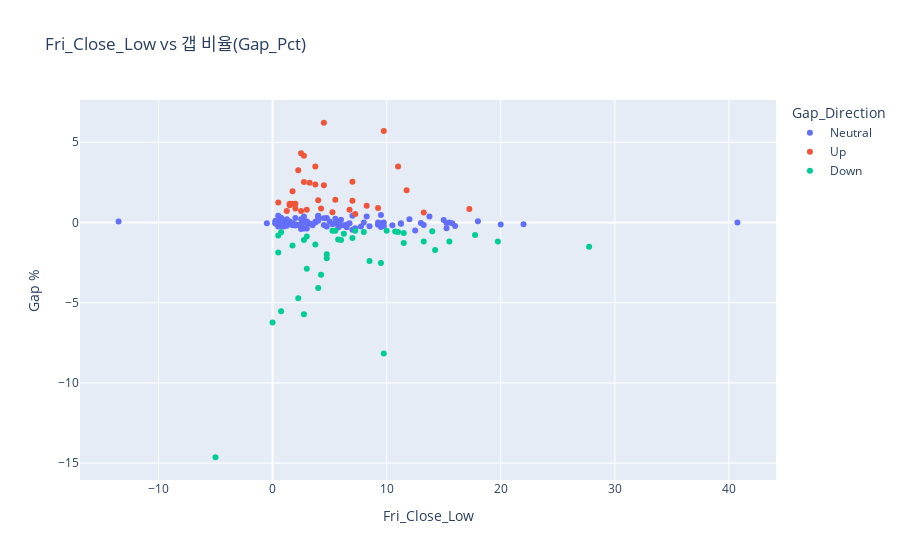
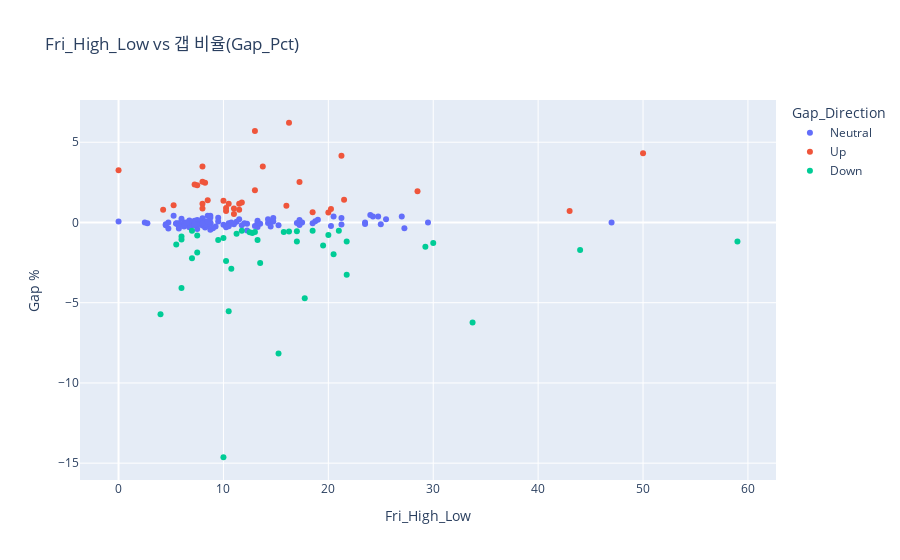
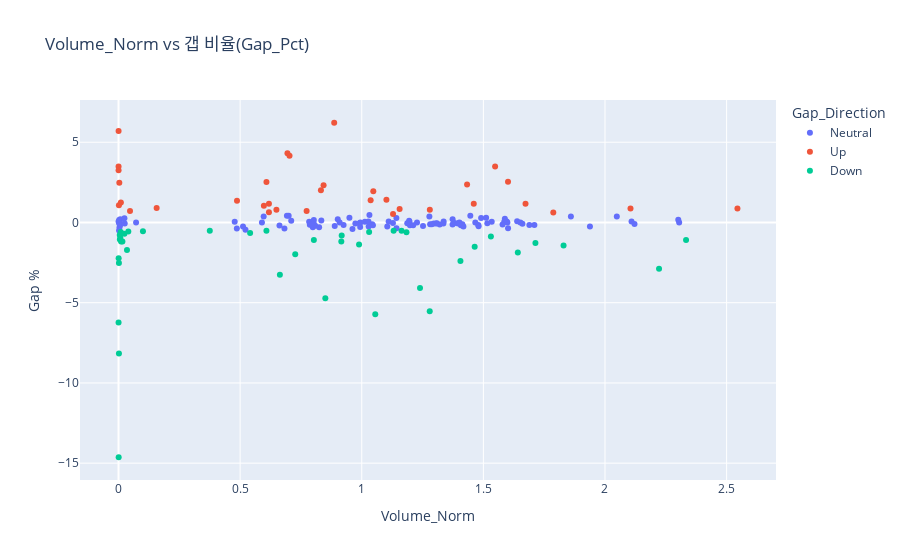
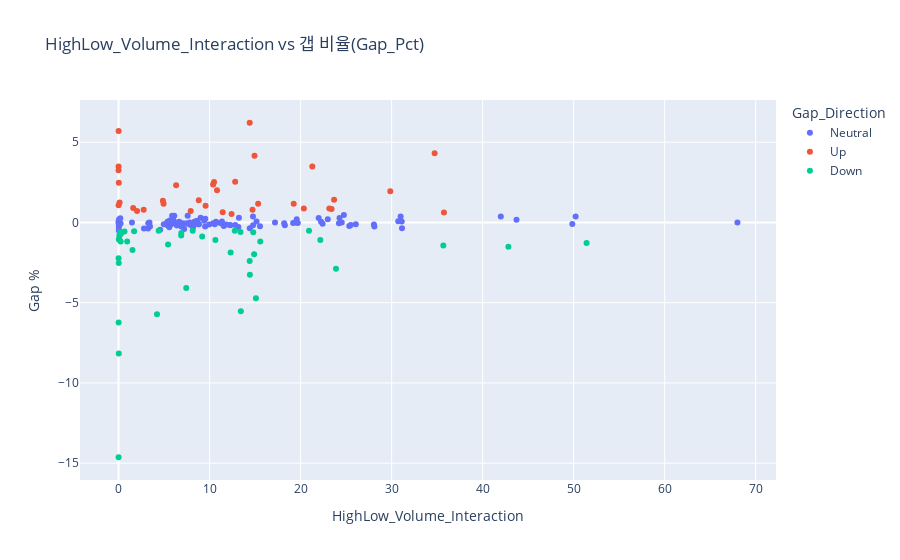

Source (notebook cell) for these figures, in order:
### Markdown cell above
## 3. 금요일와 관계 분석

### Code cell
import pandas as pd
import matplotlib.pyplot as plt
import seaborn as sns
import plotly.express as px
from scipy.stats import pearsonr
from sklearn.ensemble import RandomForestClassifier
from sklearn.tree import DecisionTreeClassifier, export_graphviz
import xgboost as xgb
from sklearn.preprocessing import LabelEncoder
from sklearn.metrics import f1_score, roc_curve, auc
from sklearn.preprocessing import label_binarize
import matplotlib.font_manager as fm
import numpy as np
import graphviz

# 한글 폰트 설정 (Malgun Gothic 대신 다른 폰트로 대체하거나 설정 조정)
plt.rcParams['font.family'] = 'Malgun Gothic'
plt.rcParams['axes.unicode_minus'] = False  # 마이너스 기호 깨짐 방지

# 1. 데이터 로드
data_friday = pd.read_csv('processed_natural_gas_data.csv')
data_friday['Date'] = pd.to_datetime(data_friday['Date'])
data_friday.set_index('Date', inplace=True)

# 결측치 제거
data_friday = data_friday.dropna(subset=['Gap_Pct', 'Volume_Norm'])

# Month 컬럼 생성 (오류 수정)
data_friday['Month'] = data_friday.index.month

# 갭 방향 정의
def classify_gap(gap_pct):
    if gap_pct > 0.5:
        return 'Up'
    elif gap_pct < -0.5:
        return 'Down'
    else:
        return 'Neutral'

data_friday['Gap_Direction'] = data_friday['Gap_Pct'].apply(classify_gap)

# 상호작용 항 추가
data_friday['HighLow_Volume_Interaction'] = data_friday['Fri_High_Low'] * data_friday['Volume_Norm']

# 2. 변수 설정
variables = ['Fri_Close_Low', 'Fri_High_Low', 'Volume_Norm', 'HighLow_Volume_Interaction']

# 3. 상관분석
correlations = {}
for var in variables:
    corr, _ = pearsonr(data_friday[var], data_friday['Gap_Pct'])
    correlations[var] = corr

print("\n금요일 변수와 갭 비율(Gap_Pct) 간 상관계수:")
for var, corr in correlations.items():
    print(f"{var}: {corr:.3f}")

# 상관계수 시각화 (FutureWarning 수정)
plt.figure(figsize=(8, 5))
sns.barplot(x=list(correlations.values()), y=list(correlations.keys()), hue=list(correlations.keys()), palette='coolwarm', legend=False)
plt.title('금요일 변수와 갭 비율 간 상관계수')
plt.xlabel('Correlation Coefficient')
plt.ylabel('Variable')
plt.show()

# 4. 모델 학습 및 중요도 분석
X = data_friday[variables]
y = data_friday['Gap_Direction']

# 갭 방향 레이블 인코딩
le = LabelEncoder()
y_encoded = le.fit_transform(y)

# 모델 리스트
models = {
    'Random Forest': RandomForestClassifier(random_state=42),
    'XGBoost': xgb.XGBClassifier(random_state=42, eval_metric='mlogloss'),  # use_label_encoder 제거
    'Decision Tree': DecisionTreeClassifier(random_state=42, max_depth=4)  # 트리 깊이 제한
}

# 모델 학습 및 평가
f1_scores = {}
y_pred_dict = {}

for name, model in models.items():
    model.fit(X, y_encoded)
    y_pred = model.predict(X)
    f1 = f1_score(y_encoded, y_pred, average='weighted')
    f1_scores[name] = f1
    y_pred_dict[name] = y_pred

    # 변수 중요도 출력 및 시각화
    if name != 'Decision Tree':  # 의사결정트리는 별도로 시각화
        importances = pd.Series(model.feature_importances_, index=variables)
        print(f"\n{name} 변수 중요도:")
        print(importances)
        plt.figure(figsize=(8, 5))
        importances.sort_values().plot(kind='barh', color='skyblue' if name == 'Random Forest' else 'lightcoral')
        plt.title(f'{name} 변수 중요도')
        plt.xlabel('Importance')
        plt.ylabel('Variable')
        plt.show()

# 의사결정트리 시각화
dt_model = models['Decision Tree']
dot_data = export_graphviz(dt_model, out_file=None, feature_names=variables, class_names=le.classes_, filled=True)
graph = graphviz.Source(dot_data)
graph.render("decision_tree", view=True, format='png')  # PNG 파일로 저장 및 표시
print("\n의사결정트리 시각화 파일이 'decision_tree.png'로 저장되었습니다.")

# F1 스코어 출력
print("\n모델별 F1 스코어 (Weighted):")
for name, score in f1_scores.items():
    print(f"{name}: {score:.3f}")

# 5. ROC 커브 (One-vs-Rest 방식)
y_bin = label_binarize(y_encoded, classes=[0, 1, 2])  # Up, Down, Neutral
n_classes = y_bin.shape[1]
class_names = le.classes_

plt.figure(figsize=(10, 8))
for name, model in models.items():
    y_score = model.predict_proba(X)
    for i in range(n_classes):
        fpr, tpr, _ = roc_curve(y_bin[:, i], y_score[:, i])
        roc_auc = auc(fpr, tpr)
        plt.plot(fpr, tpr, label=f'{name} - {class_names[i]} (AUC = {roc_auc:.2f})')

plt.plot([0, 1], [0, 1], 'k--')
plt.xlim([0.0, 1.0])
plt.ylim([0.0, 1.05])
plt.xlabel('False Positive Rate')
plt.ylabel('True Positive Rate')
plt.title('ROC 커브 (One-vs-Rest)')
plt.legend(loc="lower right")
plt.show()

# 6. 변수와 갭 비율 간 관계 시각화 (산점도)
for var in variables:
    fig = px.scatter(data_friday, x=var, y='Gap_Pct', color='Gap_Direction',
                     title=f'{var} vs 갭 비율(Gap_Pct)',
                     labels={var: var, 'Gap_Pct': 'Gap %'})
    fig.show()

# 7. 캔들 패턴 추가 (도지 캔들 탐지)
data_friday['Doji'] = (abs(data_friday['Close'] - data_friday['Open']) / data_friday['Open'] < 0.001).astype(int)

# 도지 캔들 여부와 갭 방향 간 관계 분석
doji_gap = data_friday.groupby('Doji')['Gap_Direction'].value_counts(normalize=True).unstack().fillna(0)
print("\n도지 캔들 여부와 갭 방향 비율:")
print(doji_gap)

# 시각화: 도지 캔들 여부와 갭 방향
doji_gap.plot(kind='bar', stacked=True, figsize=(8, 5), colormap='Set2')
plt.title('도지 캔들 여부와 갭 방향 비율')
plt.xlabel('Doji (0: No, 1: Yes)')
plt.ylabel('Ratio')
plt.legend(title='Gap Direction')
plt.show()

# 8. 계절별 관계 분석
def classify_season(month):
    if month in [11, 12, 1, 2]:
        return 'Winter'
    elif month in [5, 6, 7, 8]:
        return 'Summer'
    else:
        return 'Other'

data_friday['Season'] = data_friday['Month'].apply(classify_season)

# 계절별 상관계수 계산
seasonal_correlations = {}
for season in data_friday['Season'].unique():
    seasonal_data = data_friday[data_friday['Season'] == season]
    seasonal_corrs = {}
    for var in variables:
        corr, _ = pearsonr(seasonal_data[var], seasonal_data['Gap_Pct'])
        seasonal_corrs[var] = corr
    seasonal_correlations[season] = seasonal_corrs

# 계절별 상관계수 출력
print("\n계절별 금요일 변수와 갭 비율 간 상관계수:")
for season, corrs in seasonal_correlations.items():
    print(f"\n{season}:")
    for var, corr in corrs.items():
        print(f"{var}: {corr:.3f}")

# 계절별 상관계수 시각화
seasonal_corr_df = pd.DataFrame(seasonal_correlations).T
plt.figure(figsize=(10, 6))
sns.heatmap(seasonal_corr_df, annot=True, cmap='coolwarm', fmt='.2f', center=0)
plt.title('계절별 금요일 변수와 갭 비율 간 상관계수')
plt.xlabel('Variable')
plt.ylabel('Season')
plt.show()

### Figure 1 — Plotly figure (JSON) as saved in the notebook; plotly's stock layout.template omitted (floating-point values rounded to 4 significant figures)
{"data": [{"hovertemplate": "Gap_Direction=Neutral<br>Fri_Close_Low=%{x}<br>Gap %=%{y}<extra></extra>", "legendgroup": "Neutral", "marker": {"color": "#636efa", "symbol": "circle"}, "mode": "markers", "name": "Neutral", "orientation": "v", "showlegend": true, "type": "scatter", "x": [3.75, 3.75, 1.25, 13.75, 3, 2, 40.75, 22, 2.5, 9.75, 2.75, 0.5, 6.25, 9.25, 1.25, 15, 5.5, 2.75, 9.5, 0.5, 6, 9.5, 0.75, 10.5, 20, 3.5, 4, 0.75, 7.75, 12, 13, 4.75, 16, 9.5, -13.5, 15.25, 9.75, 8.25, 1.25, 6.5, 2.5, 4.5, 2.5, 7, 3, 7, 2, 11.25, 5.75, 15.5, 13.25, 15.25, 9.25, 15.75, 18, 4, 4, 4.5, 1.25, 1.25, 2.75, 0.5, 2.5, 9.25, 2.25, 0.25, 0.75, -0.5, 5.25, 1.5, 0.75, 6, 0.75, 0.75, 1.5, 1.25, 3, 5, 3.25, 2, 8.5, 0.75, 12.5, 1.5, 0.75, 0.25, 8, 0.75, 4.75, 1.5, 2.5, 0.25, 6.5, 0.25, 7.25, 1.75, 1, 4, 0.75, 5.75, 5.5, 6.75, 1.75, 0.5, 3, 11.25], "xaxis": "x", "y": [0.05038, 0, -0.0999, 0.3656, 0.04558, 0.2764, 0, -0.1098, 0.1964, 0, 0.3655, 0.0457, -0.1802, -0.1344, 0.1969, 0.1492, -0.04742, -0.3797, -0.277, 0.4241, -0.1859, -0.04399, -0.1808, -0.1732, -0.1278, -0.1699, 0.295, -0.2528, -0.2472, 0.2028, -0.03931, 0.2721, -0.2276, 0.4729, 0.06293, -0.3665, -0.2215, 0.369, -0.1087, -0.2923, -0.2937, -0.152, -0.4118, -0.4491, -0.3828, 0.4128, -0.1842, -0.07348, -0.3204, 0, -0.1514, -0.03752, -0.07654, -0.04139, 0.07809, 0.1033, 0.3688, 0.269, -0.21, 0.05244, 0.05068, -0.2523, -0.156, 0, -0.1616, 0.05152, 0.1554, -0.05368, -0.1035, 0, 0.05426, 0.1678, 0, 0.2914, -0.06002, 0, -0.06064, 0.05724, -0.05692, -0.1151, -0.2296, 0, -0.4937, 0.05525, -0.112, 0.1135, 0, 0.1235, -0.248, -0.06329, -0.1274, -0.06394, -0.1247, -0.06223, -0.3589, -0.1766, -0.2471, 0.4222, -0.1149, 0, 0.2273, -0.05602, -0.05507, 0.05325, 0.05385, -0.05516], "yaxis": "y"}, {"hovertemplate": "Gap_Direction=Up<br>Fri_Close_Low=%{x}<br>Gap %=%{y}<extra></extra>", "legendgroup": "Up", "marker": {"color": "#EF553B", "symbol": "circle"}, "mode": "markers", "name": "Up", "orientation": "v", "showlegend": true, "type": "scatter", "x": [9.25, 17.25, 5.5, 2.75, 13.25, 7.25, 2.5, 5.25, 1.25, 8.25, 2.75, 11.75, 4.5, 3.25, 4, 6.75, 1.75, 2.5, 0.5, 4.5, 7, 1.75, 1.5, 3, 2, 11, 9.75, 4.25, 7, 3.75, 1.5, 2, 3.75, 2.25], "xaxis": "x", "y": [0.9001, 0.8391, 1.408, 2.518, 0.6144, 0.535, 4.321, 0.6404, 0.7221, 1.034, 4.165, 2.012, 2.314, 2.481, 1.38, 0.7861, 1.942, 0.7214, 1.249, 6.214, 1.356, 1.168, 1.067, 0.7858, 1.167, 3.483, 5.694, 0.8701, 2.535, 3.488, 1.165, 0.8718, 2.368, 3.255], "yaxis": "y"}, {"hovertemplate": "Gap_Direction=Down<br>Fri_Close_Low=%{x}<br>Gap %=%{y}<extra></extra>", "legendgroup": "Down", "marker": {"color": "#00cc96", "symbol": "circle"}, "mode": "markers", "name": "Down", "orientation": "v", "showlegend": true, "type": "scatter", "x": [4.75, 1.75, 17.75, 0, 6, 11.5, 14.25, 5.5, 11, 15.5, 9.5, 11.5, 8, 2.25, 10.75, 4.75, 13.25, 10, 19.75, 7.25, 5.25, 3.75, 2.75, 7, 14, 9.75, 27.75, -5, 4.25, 0.5, 6.25, 5.75, 3, 4, 0.75, 0.75, 0.5, 3, 2.75, 8.5], "xaxis": "x", "y": [-2.23, -1.429, -0.7764, -6.241, -1.099, -1.278, -1.721, -0.5104, -0.587, -1.19, -2.518, -0.6631, -0.5996, -4.716, -0.5633, -1.988, -1.188, -0.5192, -1.181, -0.5172, -0.5185, -1.368, -5.717, -0.9686, -0.5503, -8.172, -1.519, -14.63, -3.263, -0.813, -0.6997, -1.056, -2.879, -4.088, -0.6098, -5.538, -1.864, -0.8736, -1.089, -2.397], "yaxis": "y"}], "layout": {"legend": {"title": {"text": "Gap_Direction"}, "tracegroupgap": 0}, "title": {"text": "Fri_Close_Low vs 갭 비율(Gap_Pct)"}, "xaxis": {"anchor": "y", "domain": [0, 1], "title": {"text": "Fri_Close_Low"}}, "yaxis": {"anchor": "x", "domain": [0, 1], "title": {"text": "Gap %"}}}}

### Figure 2 — Plotly figure (JSON) as saved in the notebook; plotly's stock layout.template omitted (floating-point values rounded to 4 significant figures)
{"data": [{"hovertemplate": "Gap_Direction=Neutral<br>Fri_High_Low=%{x}<br>Gap %=%{y}<extra></extra>", "legendgroup": "Neutral", "marker": {"color": "#636efa", "symbol": "circle"}, "mode": "markers", "name": "Neutral", "orientation": "v", "showlegend": true, "type": "scatter", "x": [7, 8.75, 23.5, 20.5, 6.75, 14.75, 47, 25, 25.5, 23.5, 24.75, 11.25, 11.75, 10, 11.5, 17.25, 8.75, 4.75, 13.25, 8.75, 8, 10.5, 10.5, 15.25, 21.25, 7, 9.5, 6.75, 9.25, 14.25, 14.25, 21.25, 20.25, 24, 0, 27.25, 13, 27, 11, 10.25, 6.75, 7.5, 7.5, 8.75, 5.75, 8.5, 8.5, 13.5, 8.25, 17.5, 17.25, 17, 12.25, 18.5, 18.75, 13.25, 24.25, 8, 8.5, 14.5, 8.25, 14.5, 5.75, 13.25, 7.25, 8.5, 7.5, 5.75, 6.25, 2.5, 7.75, 19, 6.25, 8.75, 6.5, 10.75, 8.75, 8.25, 5.5, 6.25, 10.5, 4.75, 12.25, 9.5, 8.25, 7.25, 29.5, 6.75, 6.25, 5.5, 7.5, 5.5, 7.25, 5.75, 9, 4.5, 5.75, 5.25, 4.5, 6.5, 6, 8, 2.75, 14.75, 8.5, 12], "xaxis": "x", "y": [0.05038, 0, -0.0999, 0.3656, 0.04558, 0.2764, 0, -0.1098, 0.1964, 0, 0.3655, 0.0457, -0.1802, -0.1344, 0.1969, 0.1492, -0.04742, -0.3797, -0.277, 0.4241, -0.1859, -0.04399, -0.1808, -0.1732, -0.1278, -0.1699, 0.295, -0.2528, -0.2472, 0.2028, -0.03931, 0.2721, -0.2276, 0.4729, 0.06293, -0.3665, -0.2215, 0.369, -0.1087, -0.2923, -0.2937, -0.152, -0.4118, -0.4491, -0.3828, 0.4128, -0.1842, -0.07348, -0.3204, 0, -0.1514, -0.03752, -0.07654, -0.04139, 0.07809, 0.1033, 0.3688, 0.269, -0.21, 0.05244, 0.05068, -0.2523, -0.156, 0, -0.1616, 0.05152, 0.1554, -0.05368, -0.1035, 0, 0.05426, 0.1678, 0, 0.2914, -0.06002, 0, -0.06064, 0.05724, -0.05692, -0.1151, -0.2296, 0, -0.4937, 0.05525, -0.112, 0.1135, 0, 0.1235, -0.248, -0.06329, -0.1274, -0.06394, -0.1247, -0.06223, -0.3589, -0.1766, -0.2471, 0.4222, -0.1149, 0, 0.2273, -0.05602, -0.05507, 0.05325, 0.05385, -0.05516], "yaxis": "y"}, {"hovertemplate": "Gap_Direction=Up<br>Fri_High_Low=%{x}<br>Gap %=%{y}<extra></extra>", "legendgroup": "Up", "marker": {"color": "#EF553B", "symbol": "circle"}, "mode": "markers", "name": "Up", "orientation": "v", "showlegend": true, "type": "scatter", "x": [10.25, 20.25, 21.5, 17.25, 20, 11, 50, 18.5, 10.25, 16, 21.25, 13, 7.5, 8.25, 8.5, 11.5, 28.5, 43, 11.75, 16.25, 10, 8, 5.25, 4.25, 11.5, 13.75, 13, 8, 8, 8, 10.5, 11, 7.25, 0], "xaxis": "x", "y": [0.9001, 0.8391, 1.408, 2.518, 0.6144, 0.535, 4.321, 0.6404, 0.7221, 1.034, 4.165, 2.012, 2.314, 2.481, 1.38, 0.7861, 1.942, 0.7214, 1.249, 6.214, 1.356, 1.168, 1.067, 0.7858, 1.167, 3.483, 5.694, 0.8701, 2.535, 3.488, 1.165, 0.8718, 2.368, 3.255], "yaxis": "y"}, {"hovertemplate": "Gap_Direction=Down<br>Fri_High_Low=%{x}<br>Gap %=%{y}<extra></extra>", "legendgroup": "Down", "marker": {"color": "#00cc96", "symbol": "circle"}, "mode": "markers", "name": "Down", "orientation": "v", "showlegend": true, "type": "scatter", "x": [7, 19.5, 20, 33.75, 13.25, 30, 44, 21, 13, 59, 13.5, 12.75, 15.75, 17.75, 16.25, 20.5, 17, 11.75, 21.75, 18.5, 7, 5.5, 4, 10, 17, 15.25, 29.25, 10, 21.75, 7.5, 11.25, 6, 10.75, 6, 12.5, 10.5, 7.5, 6, 9.5, 10.25], "xaxis": "x", "y": [-2.23, -1.429, -0.7764, -6.241, -1.099, -1.278, -1.721, -0.5104, -0.587, -1.19, -2.518, -0.6631, -0.5996, -4.716, -0.5633, -1.988, -1.188, -0.5192, -1.181, -0.5172, -0.5185, -1.368, -5.717, -0.9686, -0.5503, -8.172, -1.519, -14.63, -3.263, -0.813, -0.6997, -1.056, -2.879, -4.088, -0.6098, -5.538, -1.864, -0.8736, -1.089, -2.397], "yaxis": "y"}], "layout": {"legend": {"title": {"text": "Gap_Direction"}, "tracegroupgap": 0}, "title": {"text": "Fri_High_Low vs 갭 비율(Gap_Pct)"}, "xaxis": {"anchor": "y", "domain": [0, 1], "title": {"text": "Fri_High_Low"}}, "yaxis": {"anchor": "x", "domain": [0, 1], "title": {"text": "Gap %"}}}}

### Figure 3 — Plotly figure (JSON) as saved in the notebook; plotly's stock layout.template omitted (floating-point values rounded to 4 significant figures)
{"data": [{"hovertemplate": "Gap_Direction=Neutral<br>Volume_Norm=%{x}<br>Gap %=%{y}<extra></extra>", "legendgroup": "Neutral", "marker": {"color": "#636efa", "symbol": "circle"}, "mode": "markers", "name": "Neutral", "orientation": "v", "showlegend": true, "type": "scatter", "x": [1.196, 1.227, 2.121, 2.049, 1.586, 1.491, 0.07224, 1.043, 0.9013, 0.003883, 0.5967, 0.4777, 1.046, 0.7866, 0.007107, 0.002711, 0.8025, 0.6821, 0.9935, 0.6995, 0.8012, 0.9905, 1.408, 1.198, 1.32, 0.006301, 0.9493, 0.5119, 1.028, 1.374, 1.382, 1.142, 1.252, 1.032, 0.0002198, 1.143, 0.8889, 1.86, 0.7973, 0.7987, 0.8247, 1.71, 0.9618, 0.5219, 0.4865, 0.6924, 0.6617, 1.661, 0.003956, 1.401, 1.479, 1.128, 0.008938, 1.309, 1.639, 0.71, 1.278, 0.02425, 0.8087, 1.534, 1.013, 1.938, 0.9253, 1.467, 1.689, 0.7838, 0.803, 0.002344, 0.7953, 0.5896, 1.111, 2.301, 0.9944, 1.511, 1.297, 1.599, 0.0255, 1.027, 0.9737, 1.414, 1.48, 1.652, 0.002344, 1.596, 1.281, 1.195, 2.305, 0.8338, 1.105, 1.336, 1.579, 1.395, 1.373, 1.306, 1.601, 1.211, 1.418, 1.446, 1.288, 0.9092, 1.588, 1.402, 1.187, 2.109, 1.337, 1.516], "xaxis": "x", "y": [0.05038, 0, -0.0999, 0.3656, 0.04558, 0.2764, 0, -0.1098, 0.1964, 0, 0.3655, 0.0457, -0.1802, -0.1344, 0.1969, 0.1492, -0.04742, -0.3797, -0.277, 0.4241, -0.1859, -0.04399, -0.1808, -0.1732, -0.1278, -0.1699, 0.295, -0.2528, -0.2472, 0.2028, -0.03931, 0.2721, -0.2276, 0.4729, 0.06293, -0.3665, -0.2215, 0.369, -0.1087, -0.2923, -0.2937, -0.152, -0.4118, -0.4491, -0.3828, 0.4128, -0.1842, -0.07348, -0.3204, 0, -0.1514, -0.03752, -0.07654, -0.04139, 0.07809, 0.1033, 0.3688, 0.269, -0.21, 0.05244, 0.05068, -0.2523, -0.156, 0, -0.1616, 0.05152, 0.1554, -0.05368, -0.1035, 0, 0.05426, 0.1678, 0, 0.2914, -0.06002, 0, -0.06064, 0.05724, -0.05692, -0.1151, -0.2296, 0, -0.4937, 0.05525, -0.112, 0.1135, 0, 0.1235, -0.248, -0.06329, -0.1274, -0.06394, -0.1247, -0.06223, -0.3589, -0.1766, -0.2471, 0.4222, -0.1149, 0, 0.2273, -0.05602, -0.05507, 0.05325, 0.05385, -0.05516], "yaxis": "y"}, {"hovertemplate": "Gap_Direction=Up<br>Volume_Norm=%{x}<br>Gap %=%{y}<extra></extra>", "legendgroup": "Up", "marker": {"color": "#EF553B", "symbol": "circle"}, "mode": "markers", "name": "Up", "orientation": "v", "showlegend": true, "type": "scatter", "x": [0.1568, 1.156, 1.101, 0.6082, 1.787, 1.129, 0.6946, 0.6184, 0.7732, 0.5976, 0.7031, 0.8321, 0.8431, 0.003297, 1.037, 1.28, 1.047, 0.04733, 0.009671, 0.8867, 0.4871, 0.6184, 0.001685, 0.6492, 1.673, 1.548, 0.0002931, 2.545, 1.601, 0.0001465, 1.46, 2.105, 1.433, 0.0002198], "xaxis": "x", "y": [0.9001, 0.8391, 1.408, 2.518, 0.6144, 0.535, 4.321, 0.6404, 0.7221, 1.034, 4.165, 2.012, 2.314, 2.481, 1.38, 0.7861, 1.942, 0.7214, 1.249, 6.214, 1.356, 1.168, 1.067, 0.7858, 1.167, 3.483, 5.694, 0.8701, 2.535, 3.488, 1.165, 0.8718, 2.368, 3.255], "yaxis": "y"}, {"hovertemplate": "Gap_Direction=Down<br>Volume_Norm=%{x}<br>Gap %=%{y}<extra></extra>", "legendgroup": "Down", "marker": {"color": "#00cc96", "symbol": "circle"}, "mode": "markers", "name": "Down", "orientation": "v", "showlegend": true, "type": "scatter", "x": [0.0005129, 1.83, 0.004982, 0.0002198, 0.8031, 1.714, 0.0348, 0.6081, 1.03, 0.01605, 0.001685, 0.5411, 0.009158, 0.8503, 0.04022, 0.7265, 0.916, 0.3753, 0.01055, 1.131, 1.164, 0.9889, 1.056, 0.00762, 0.1005, 0.001758, 1.464, 0.0005861, 0.6634, 0.9175, 0.02425, 0.005568, 2.222, 1.24, 1.184, 1.279, 1.642, 1.531, 2.333, 1.406], "xaxis": "x", "y": [-2.23, -1.429, -0.7764, -6.241, -1.099, -1.278, -1.721, -0.5104, -0.587, -1.19, -2.518, -0.6631, -0.5996, -4.716, -0.5633, -1.988, -1.188, -0.5192, -1.181, -0.5172, -0.5185, -1.368, -5.717, -0.9686, -0.5503, -8.172, -1.519, -14.63, -3.263, -0.813, -0.6997, -1.056, -2.879, -4.088, -0.6098, -5.538, -1.864, -0.8736, -1.089, -2.397], "yaxis": "y"}], "layout": {"legend": {"title": {"text": "Gap_Direction"}, "tracegroupgap": 0}, "title": {"text": "Volume_Norm vs 갭 비율(Gap_Pct)"}, "xaxis": {"anchor": "y", "domain": [0, 1], "title": {"text": "Volume_Norm"}}, "yaxis": {"anchor": "x", "domain": [0, 1], "title": {"text": "Gap %"}}}}

### Figure 4 — Plotly figure (JSON) as saved in the notebook; plotly's stock layout.template omitted (floating-point values rounded to 4 significant figures)
{"data": [{"hovertemplate": "Gap_Direction=Neutral<br>HighLow_Volume_Interaction=%{x}<br>Gap %=%{y}<extra></extra>", "legendgroup": "Neutral", "marker": {"color": "#636efa", "symbol": "circle"}, "mode": "markers", "name": "Neutral", "orientation": "v", "showlegend": true, "type": "scatter", "x": [8.373, 10.74, 49.85, 42.0, 10.7, 21.99, 3.395, 26.06, 22.98, 0.09125, 14.77, 5.374, 12.29, 7.866, 0.08173, 0.04676, 7.022, 3.24, 13.16, 6.121, 6.409, 10.4, 14.78, 18.27, 28.06, 0.04411, 9.018, 3.455, 9.513, 19.57, 19.7, 24.28, 25.35, 24.76, 0, 31.14, 11.56, 50.22, 8.77, 8.187, 5.567, 12.82, 7.214, 4.567, 2.797, 5.885, 5.625, 22.42, 0.03264, 24.52, 25.52, 19.18, 0.1095, 24.21, 30.73, 9.408, 30.99, 0.194, 6.874, 22.25, 8.355, 28.1, 5.321, 19.44, 12.25, 6.662, 6.022, 0.01348, 4.971, 1.474, 8.607, 43.72, 6.215, 13.22, 8.428, 17.19, 0.2231, 8.477, 5.355, 8.835, 15.54, 7.848, 0.02872, 15.16, 10.57, 8.663, 68.0, 5.628, 6.906, 7.346, 11.84, 7.674, 9.956, 7.508, 14.41, 5.451, 8.153, 7.593, 5.796, 5.91, 9.53, 11.22, 3.264, 31.11, 11.36, 18.2], "xaxis": "x", "y": [0.05038, 0, -0.0999, 0.3656, 0.04558, 0.2764, 0, -0.1098, 0.1964, 0, 0.3655, 0.0457, -0.1802, -0.1344, 0.1969, 0.1492, -0.04742, -0.3797, -0.277, 0.4241, -0.1859, -0.04399, -0.1808, -0.1732, -0.1278, -0.1699, 0.295, -0.2528, -0.2472, 0.2028, -0.03931, 0.2721, -0.2276, 0.4729, 0.06293, -0.3665, -0.2215, 0.369, -0.1087, -0.2923, -0.2937, -0.152, -0.4118, -0.4491, -0.3828, 0.4128, -0.1842, -0.07348, -0.3204, 0, -0.1514, -0.03752, -0.07654, -0.04139, 0.07809, 0.1033, 0.3688, 0.269, -0.21, 0.05244, 0.05068, -0.2523, -0.156, 0, -0.1616, 0.05152, 0.1554, -0.05368, -0.1035, 0, 0.05426, 0.1678, 0, 0.2914, -0.06002, 0, -0.06064, 0.05724, -0.05692, -0.1151, -0.2296, 0, -0.4937, 0.05525, -0.112, 0.1135, 0, 0.1235, -0.248, -0.06329, -0.1274, -0.06394, -0.1247, -0.06223, -0.3589, -0.1766, -0.2471, 0.4222, -0.1149, 0, 0.2273, -0.05602, -0.05507, 0.05325, 0.05385, -0.05516], "yaxis": "y"}, {"hovertemplate": "Gap_Direction=Up<br>HighLow_Volume_Interaction=%{x}<br>Gap %=%{y}<extra></extra>", "legendgroup": "Up", "marker": {"color": "#EF553B", "symbol": "circle"}, "mode": "markers", "name": "Up", "orientation": "v", "showlegend": true, "type": "scatter", "x": [1.607, 23.4, 23.68, 10.49, 35.75, 12.42, 34.73, 11.44, 7.926, 9.562, 14.94, 10.82, 6.323, 0.0272, 8.811, 14.72, 29.85, 2.035, 0.1136, 14.41, 4.871, 4.947, 0.008847, 2.759, 19.24, 21.29, 0.00381, 20.36, 12.81, 0.001172, 15.33, 23.15, 10.39, 0], "xaxis": "x", "y": [0.9001, 0.8391, 1.408, 2.518, 0.6144, 0.535, 4.321, 0.6404, 0.7221, 1.034, 4.165, 2.012, 2.314, 2.481, 1.38, 0.7861, 1.942, 0.7214, 1.249, 6.214, 1.356, 1.168, 1.067, 0.7858, 1.167, 3.483, 5.694, 0.8701, 2.535, 3.488, 1.165, 0.8718, 2.368, 3.255], "yaxis": "y"}, {"hovertemplate": "Gap_Direction=Down<br>HighLow_Volume_Interaction=%{x}<br>Gap %=%{y}<extra></extra>", "legendgroup": "Down", "marker": {"color": "#00cc96", "symbol": "circle"}, "mode": "markers", "name": "Down", "orientation": "v", "showlegend": true, "type": "scatter", "x": [0.00359, 35.68, 0.09964, 0.007418, 10.64, 51.42, 1.531, 12.77, 13.39, 0.9467, 0.02275, 6.899, 0.1442, 15.09, 0.6536, 14.89, 15.57, 4.409, 0.2295, 20.93, 8.145, 5.439, 4.222, 0.0762, 1.709, 0.02682, 42.83, 0.005861, 14.43, 6.881, 0.2728, 0.03341, 23.89, 7.437, 14.8, 13.43, 12.31, 9.186, 22.17, 14.41], "xaxis": "x", "y": [-2.23, -1.429, -0.7764, -6.241, -1.099, -1.278, -1.721, -0.5104, -0.587, -1.19, -2.518, -0.6631, -0.5996, -4.716, -0.5633, -1.988, -1.188, -0.5192, -1.181, -0.5172, -0.5185, -1.368, -5.717, -0.9686, -0.5503, -8.172, -1.519, -14.63, -3.263, -0.813, -0.6997, -1.056, -2.879, -4.088, -0.6098, -5.538, -1.864, -0.8736, -1.089, -2.397], "yaxis": "y"}], "layout": {"legend": {"title": {"text": "Gap_Direction"}, "tracegroupgap": 0}, "title": {"text": "HighLow_Volume_Interaction vs 갭 비율(Gap_Pct)"}, "xaxis": {"anchor": "y", "domain": [0, 1], "title": {"text": "HighLow_Volume_Interaction"}}, "yaxis": {"anchor": "x", "domain": [0, 1], "title": {"text": "Gap %"}}}}
